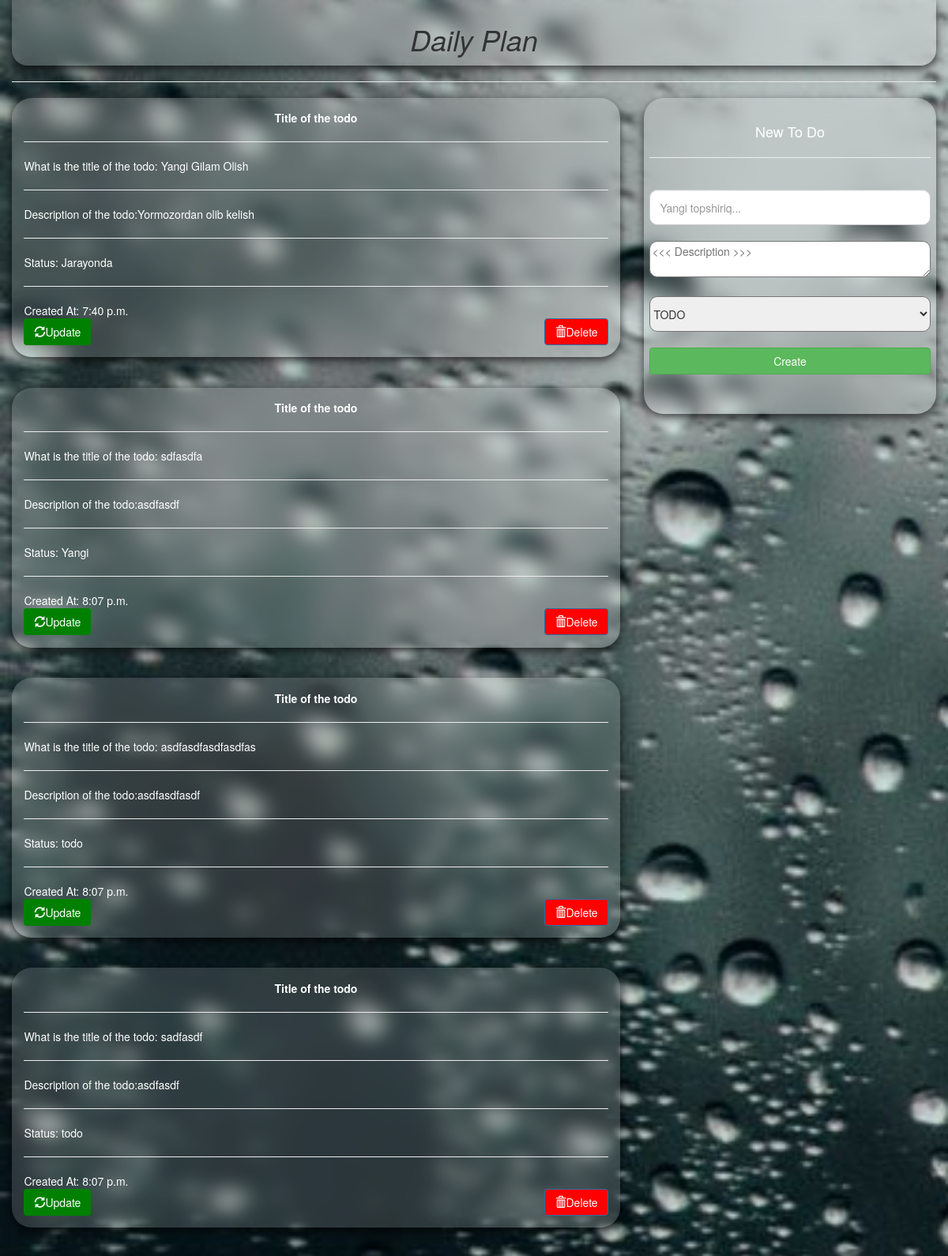
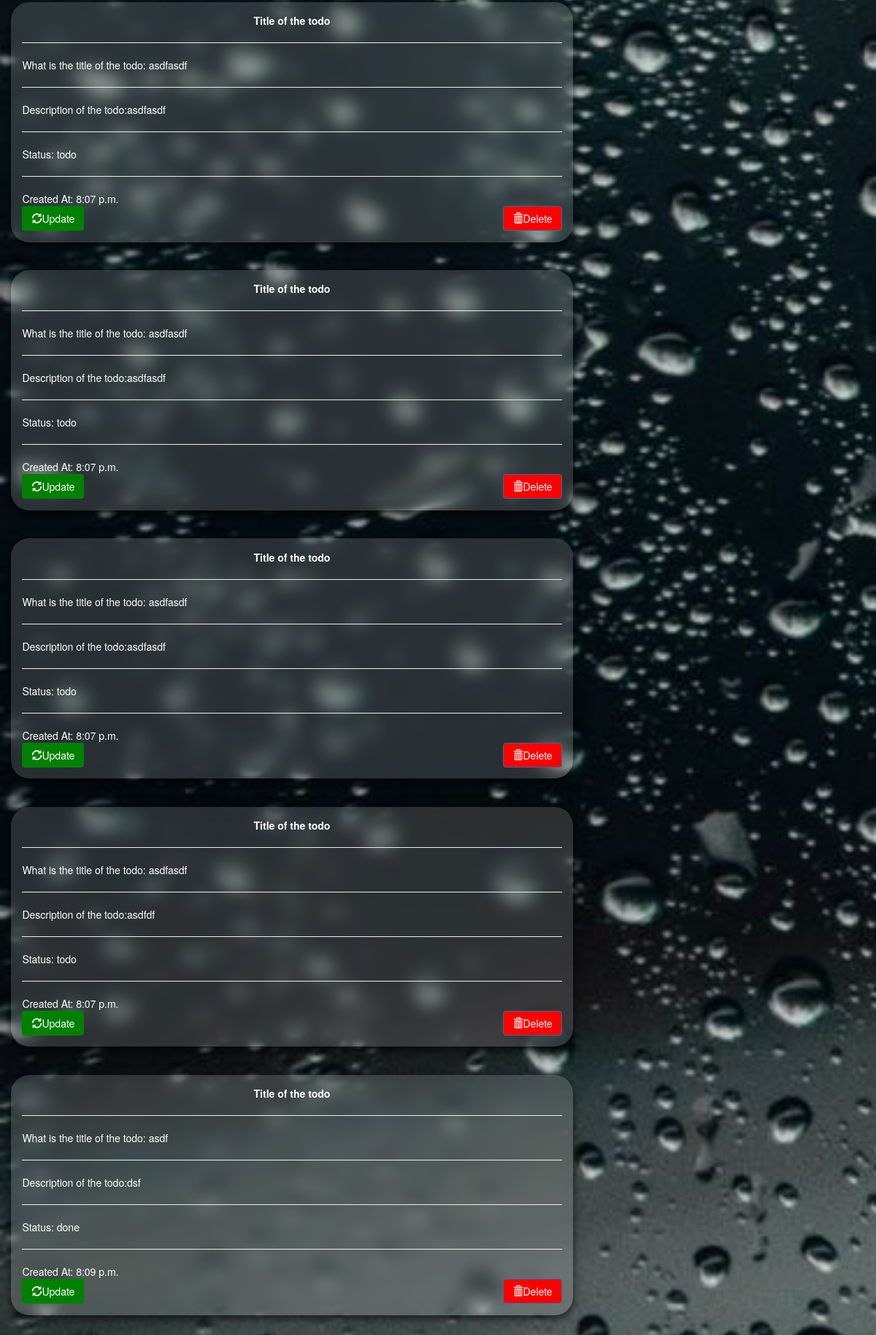
The page / on the database its author committed (2 pictures, top to bottom).
### todo/models.py (models this page shows, shortened)
class Todo(models.Model):
    title = models.CharField(max_length=100)
    desc = models.TextField()
    status = models.CharField(max_length=10, choices=CHOICES_STATUS)
    created_at = models.TimeField(auto_now_add=True)

### todo/views.py (the view)
# urls.py: path('',main_page),
def main_page(request):
    todos = Todo.objects.all()
    data = {
        "todos":todos
    }
    return render(request,'index.html',data)

### todo/templates/core/index.html (shortened to what this page needs)
<!DOCTYPE html>
<html lang="en" dir="ltr">
<head>
  <link rel="stylesheet" href="https://maxcdn.bootstrapcdn.com/bootstrap/3.3.7/css/bootstrap.min.css">
  {% load static %}
  <link rel="stylesheet" href="{% static 'css/style.css' %}">
</head>
<body  class="container-fluid">
  <center>
  <div style="background: rgba(255, 255, 255, 0.15);
  backdrop-filter: blur(12px);
  padding: 10px;
  padding-bottom: 3px;
  margin: 0px;
  width: 100%;
  padding-top: 10px;
  margin-top: 10px;
  border-top-left-radius: 0px;
  border-top-right-radius: 0px;
  border-bottom-right-radius: 20px;
  border-bottom-left-radius: 20px;
  -webkit-backdrop-filter: blur(12px);
  box-shadow: 0 4px 8px rgba(0,0,0,0.45),
              0 6px 20px rgba(0,0,0,0.35);
  margin-top: 0PX;">
    <h1><i>Daily Plan</i></h1>
  </div>
  <hr>
</center>
  <div class="row">
    <div class="col-md-8">
{% for task in todos %}
    <div class="card">
        <center><b>Title of the todo</b></center>
        <hr/>
        What is the title of the todo: {{task.title}}
        <hr/>
        Description of the todo:{{task.desc}}
        <hr/>
        Status: {{task.status}}
        <br />
        <hr/>
        Created At: {{task.created_at}}
        <br />
        <button class="btn btn-primary" style="float: right; background-color: red ; backdrop-filter: blur(10px);"><span class="glyphicon glyphicon-trash"></span><a style="color: white;" href="/delete/{{task.id}}">Delete</a></button>
        <button class="btn btn-prima0ry" style="float: left; background-color: green ; backdrop-filter: blur(10px);"><span class="glyphicon glyphicon-refresh"></span><a style="color: white;" href="/update/{{ task.id }}">Update</a></button>
         </div>
  {% empty %}
  <p style="color: #fff; font-size: 50PX;">You haven't  ANY TODOS</p>
{% endfor %}
</div>
    <div class="col-md-4">
    <div class="submit_form">
      <form action="/add_todo/" class="form_create" method="post">
        <center><p style="font-size: large; color: #fff;">New To Do</p>
        <center><hr><br>
        <input type="text" class="form-control" style="width: 100%; border-radius: 10px;height: 45px;" name="title" placeholder="Yangi topshiriq...">
        <center><br>
        <textarea style="width: 100%; border-radius: 10px;" name="desc" placeholder="<<< Description >>>" ></textarea>
        <center><br>
        <select style="width: 100%; border-radius: 10px; margin-bottom: 20px;height: 45PX;" name="status" class="status">
          <option value="todo">TODO</option>
        </select>
        <br>
        <button type="submit" class="btn btn-success btn-block">
          Create
        </button>
      </form>
      </div>
  </div>
</div>
</body>
</html>

### static/css/style.css (style rules this page uses)
.card { color: black; padding: 10px; text-decoration: none; transition: 0.3s ease; }
.row { align-items: flex-start; }
.submit_form { background: rgba(255, 255, 255, 0.15); position: fixed; left: 70%; backdrop-filter: blur(12px); -webkit-backdrop-filter: blur(12px); box-shadow: 0 4px 8px rgba(0,0,0,0.45), 0 6px 20px rgba(0,0,0,0.35); border-radius: 25px; padding: 2%; text-align: center; padding-top: 30px; height: 300px; position: sticky; top: 20px; z-index: 10; }

### rows shown on the page
Todo: title "Yangi Gilam Olish", desc "Yormozordan olib kelish", status "Jarayonda", created_at "7:40 p.m."
Todo: title "sdfasdfa", desc "asdfasdf", status "Yangi", created_at "8:07 p.m."
Todo: title "asdfasdfasdfasdfas", desc "asdfasdfasdf", status "todo", created_at "8:07 p.m."
Todo: title "sadfasdf", desc "asdfasdf", status "todo", created_at "8:07 p.m."
Todo: title "asdfasdf", desc "asdfasdf", status "todo", created_at "8:07 p.m."
Todo: title "asdfasdf", desc "asdfasdf", status "todo", created_at "8:07 p.m."
Todo: title "asdfasdf", desc "asdfasdf", status "todo", created_at "8:07 p.m."
Todo: title "asdfasdf", desc "asdfdf", status "todo", created_at "8:07 p.m."
Todo: title "asdf", desc "dsf", status "done", created_at "8:09 p.m."
